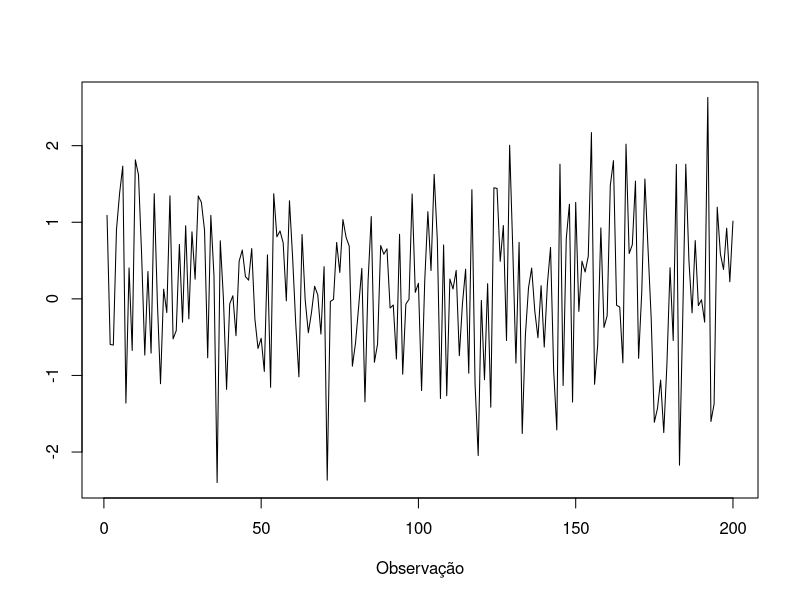
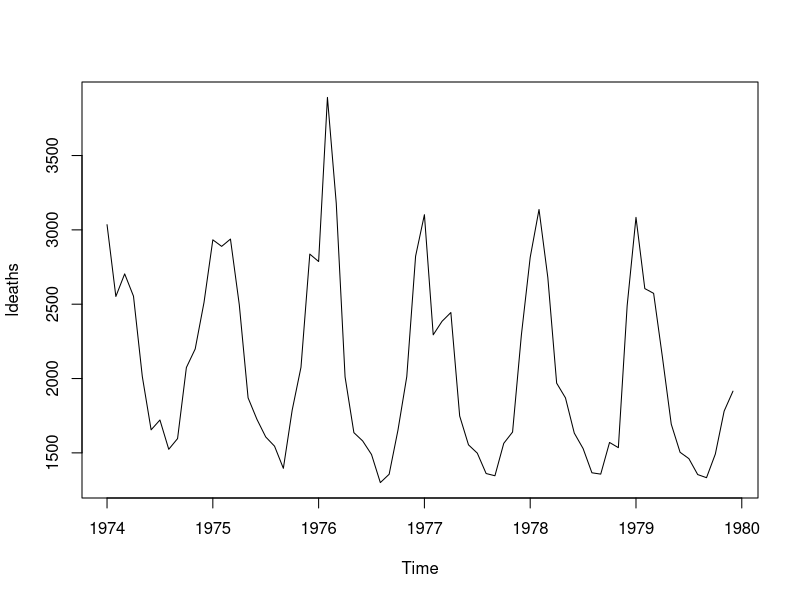
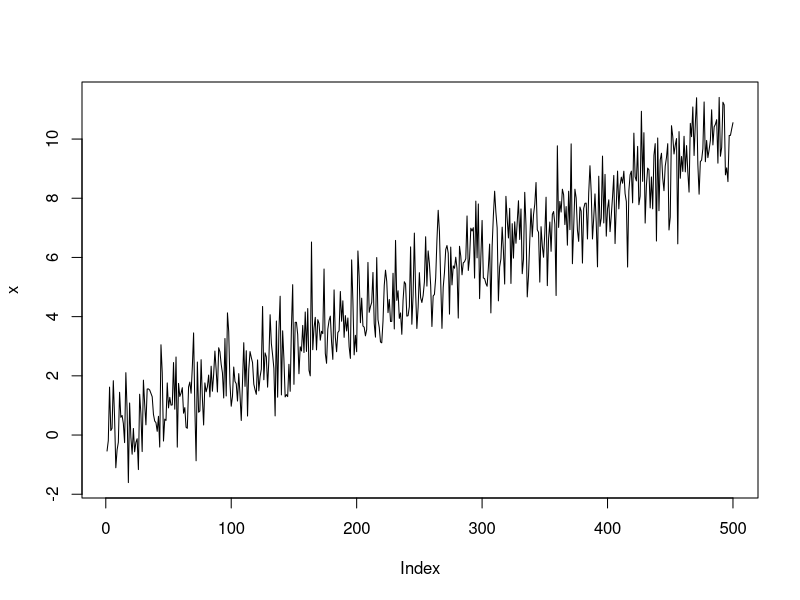
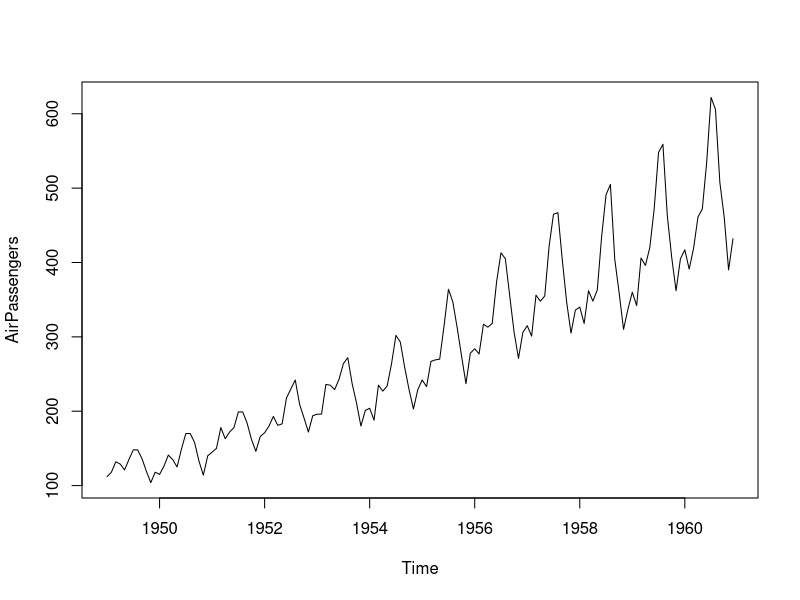
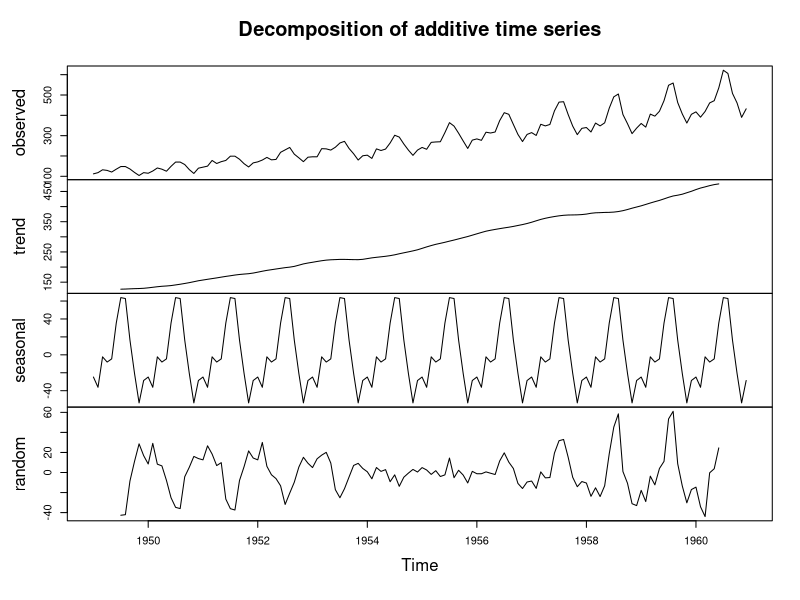
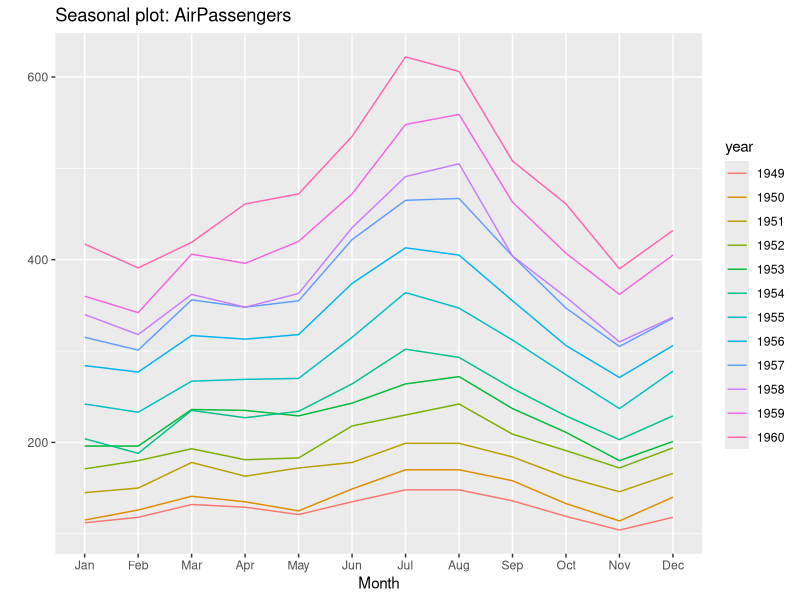
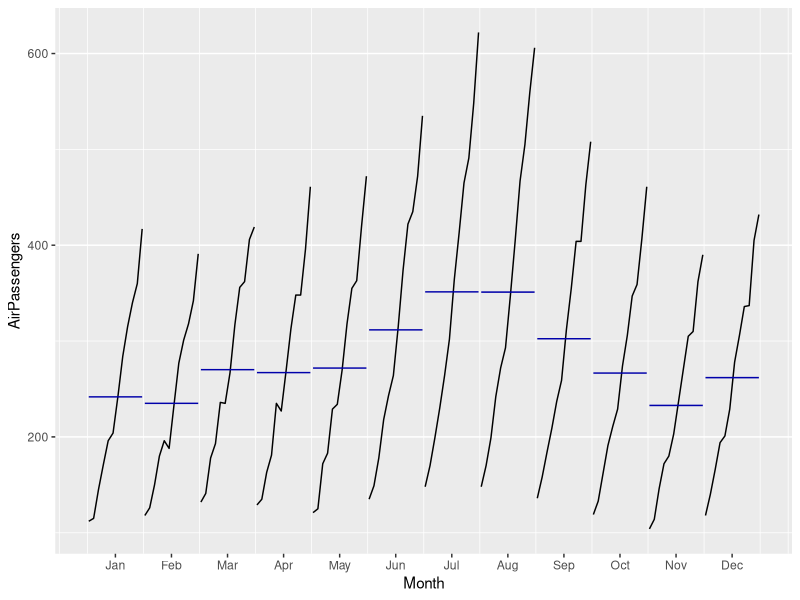

The R source for these figures, in order:
## ---- chunk 1
# serie sem sazonalidade ou tendencia
plot(rnorm(200, mean = 0, sd = 1), type = "l", xlab = "Observação", ylab = "")

# serie com sazonalidade e sem tendencia
plot(ldeaths)

# serie com tendencia e sem sazonalidade
x <- 1:500
set.seed(123)
x <- x/50 + rnorm(500)
plot(x, type = "l")




# serie com sazonalidade e tendencia
data("AirPassengers")
plot(AirPassengers)

# plotando cada elemento separadamente
plot(decompose(AirPassengers))

## ---- chunk 2
library(forecast)
ggseasonplot(AirPassengers)
ggsubseriesplot(AirPassengers)

